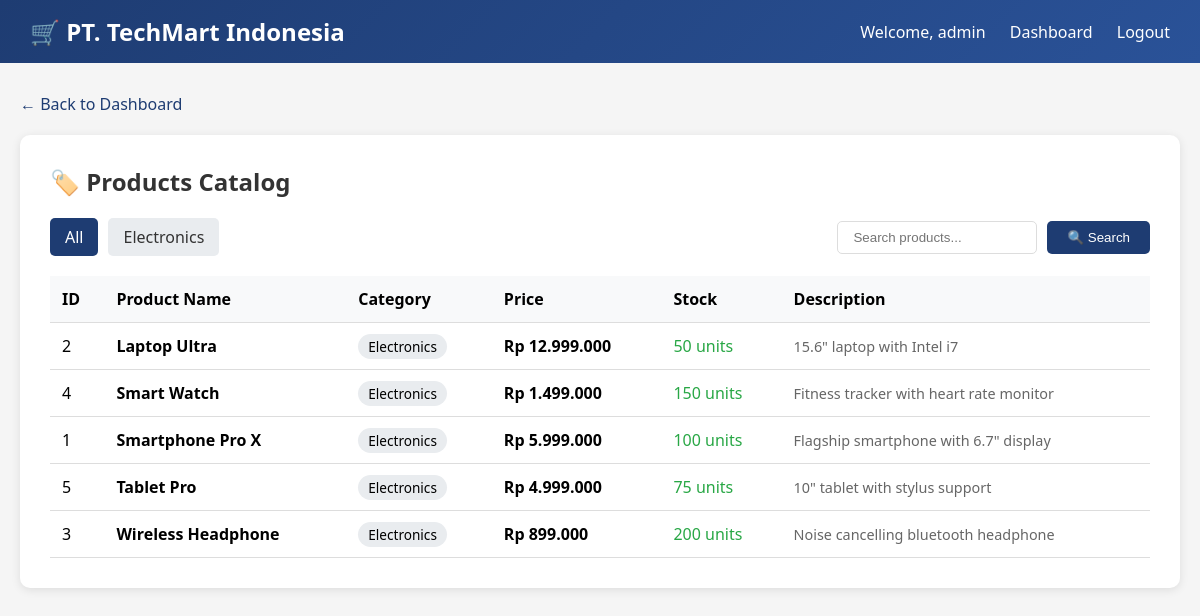
Before: /products.php (signed in) with the older database file.
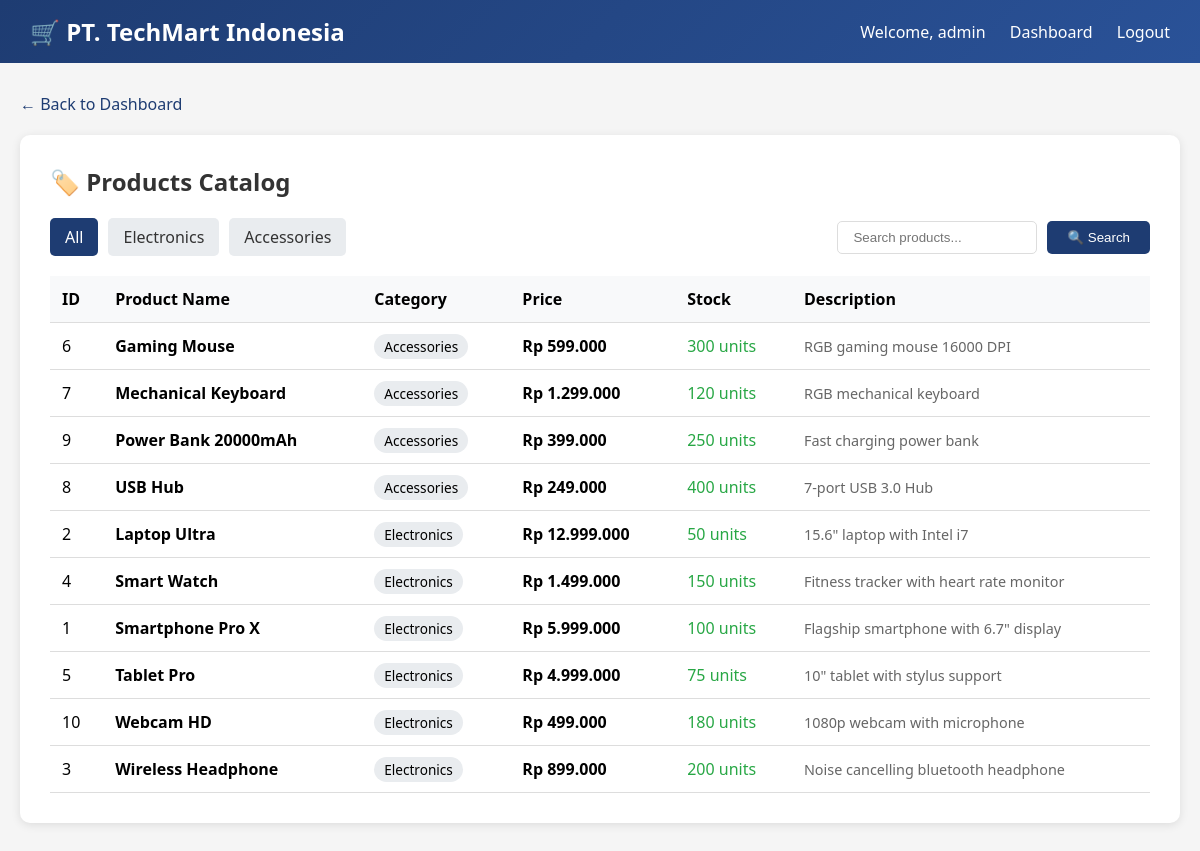
After: the same page with the newer database file.
### tables this page shows
CREATE TABLE IF NOT EXISTS products (
    id INT AUTO_INCREMENT PRIMARY KEY,
    name VARCHAR(100) NOT NULL,
    description TEXT,
    price DECIMAL(12,2),
    stock INT DEFAULT 0,
    category VARCHAR(50),
    created_at TIMESTAMP DEFAULT CURRENT_TIMESTAMP
);

### www/products.php (the view, shortened to what this page needs)
<?php
function getDbConnection() {
    $host = getenv('MYSQL_HOST') ?: 'victim-db';
    $user = getenv('MYSQL_USER') ?: 'techmart_user';
    $pass = getenv('MYSQL_PASSWORD') ?: 'password123';
    $db = getenv('MYSQL_DATABASE') ?: 'techmart_db';
    $conn = @new mysqli($host, $user, $pass, $db);
    return $conn;
}
$conn = getDbConnection();
$products = [];
$category = isset($_GET['category']) ? $_GET['category'] : '';
$search = isset($_GET['search']) ? $_GET['search'] : '';
if ($conn) {
    if ($search) {
        $query = "SELECT * FROM products WHERE name LIKE '%$search%' OR description LIKE '%$search%' ORDER BY name";
    } elseif ($category) {
        $query = "SELECT * FROM products WHERE category = '$category' ORDER BY name";
    } else {
        $query = "SELECT * FROM products ORDER BY category, name";
    }
    $result = $conn->query($query);
    if ($result) {
        while ($row = $result->fetch_assoc()) {
            $products[] = $row;
        }
    }
    $categories = [];
    $cat_result = $conn->query("SELECT DISTINCT category FROM products");
    if ($cat_result) {
        while ($row = $cat_result->fetch_assoc()) {
            $categories[] = $row['category'];
        }
    }
}
?>
<!DOCTYPE html>
<html lang="en">
<head>
</head>
<body>
    <nav class="navbar">
        <h1>🛒 PT. TechMart Indonesia</h1>
        <div>
            <span>Welcome, <?php echo htmlspecialchars($_SESSION['user']); ?></span>
            <a href="dashboard.php">Dashboard</a>
            <a href="logout.php">Logout</a>
        </div>
    </nav>
    <div class="container">
        <a href="dashboard.php" class="back-link">← Back to Dashboard</a>
        <div class="card">
            <h2>🏷️ Products Catalog</h2>
            <div class="top-bar">
                <div class="filters">
                    <a href="products.php" class="<?php echo !$category ? 'active' : ''; ?>">All</a>
                    <?php foreach ($categories as $cat): ?>
                        <a href="products.php?category=<?php echo urlencode($cat); ?>"
                           class="<?php echo $category == $cat ? 'active' : ''; ?>">
                            <?php echo htmlspecialchars($cat); ?>
                        </a>
                    <?php endforeach; ?>
                </div>
                <form class="search-form" method="GET">
                    <input type="text" name="search" placeholder="Search products..."
                           value="<?php echo htmlspecialchars($search); ?>">
                    <button type="submit">🔍 Search</button>
                </form>
            </div>
            <table>
                <thead>
                    <tr>
                        <th>ID</th>
                        <th>Product Name</th>
                        <th>Category</th>
                        <th>Price</th>
                        <th>Stock</th>
                        <th>Description</th>
                    </tr>
                </thead>
                <tbody>
                    <?php if (empty($products)): ?>
                        <tr><td colspan="6" style="text-align: center; padding: 40px;">No products found</td></tr>
                    <?php else: ?>
                        <?php foreach ($products as $product): ?>
                        <tr>
                            <td><?php echo htmlspecialchars($product['id']); ?></td>
                            <td><strong><?php echo htmlspecialchars($product['name']); ?></strong></td>
                            <td>
                                <span style="background: #e9ecef; padding: 3px 10px; border-radius: 15px; font-size: 0.85rem;">
                                    <?php echo htmlspecialchars($product['category']); ?>
                                </span>
                            </td>
                            <td><strong>Rp <?php echo number_format($product['price'], 0, ',', '.'); ?></strong></td>
                            <td>
                                <span style="color: <?php echo $product['stock'] < 50 ? '#dc3545' : '#28a745'; ?>">
                                    <?php echo htmlspecialchars($product['stock']); ?> units
                                </span>
                            </td>
                            <td style="max-width: 300px; font-size: 0.9rem; color: #666;">
                                <?php echo htmlspecialchars($product['description']); ?>
                            </td>
                        </tr>
                        <?php endforeach; ?>
                    <?php endif; ?>
                </tbody>
            </table>
        </div>
    </div>
</body>
</html>

### www/products.php (style rules this page uses)
* { margin: 0; padding: 0; box-sizing: border-box; }
body { font-family: 'Segoe UI', Tahoma, Geneva, Verdana, sans-serif; background: #f5f5f5; }
.navbar { background: linear-gradient(135deg, #1e3c72, #2a5298); padding: 15px 30px; color: white; display: flex; justify-content: space-between; align-items: center; }
.navbar h1 { font-size: 1.5rem; }
.navbar a { color: white; text-decoration: none; margin-left: 20px; }
.container { max-width: 1400px; margin: 30px auto; padding: 0 20px; }
.card { background: white; padding: 30px; border-radius: 10px; box-shadow: 0 2px 10px rgba(0,0,0,0.1); }
.card h2 { margin-bottom: 20px; color: #333; }
.top-bar { display: flex; justify-content: space-between; align-items: center; margin-bottom: 20px; flex-wrap: wrap; gap: 15px; }
.filters { display: flex; gap: 10px; flex-wrap: wrap; }
.filters a { padding: 8px 15px; background: #e9ecef; color: #333; text-decoration: none; border-radius: 5px; }
.filters a:hover, .filters a.active { background: #1e3c72; color: white; }
.search-form { display: flex; gap: 10px; }
.search-form input { padding: 8px 15px; border: 1px solid #ddd; border-radius: 5px; width: 200px; }
.search-form button { padding: 8px 20px; background: #1e3c72; color: white; border: none; border-radius: 5px; cursor: pointer; }
.back-link { display: inline-block; margin-bottom: 20px; color: #1e3c72; text-decoration: none; }
table { width: 100%; border-collapse: collapse; margin-top: 20px; }
th, td { padding: 12px; text-align: left; border-bottom: 1px solid #ddd; }
th { background: #f8f9fa; font-weight: 600; }

Changed rows visible on the page:
added products: id "6", name "Gaming Mouse", category "Accessories", price "599.000", stock "300", description "RGB gaming mouse 16000 DPI"
added products: id "7", name "Mechanical Keyboard", category "Accessories", price "1.299.000", stock "120", description "RGB mechanical keyboard"
added products: id "9", name "Power Bank 20000mAh", category "Accessories", price "399.000", stock "250", description "Fast charging power bank"
added products: id "8", name "USB Hub", category "Accessories", price "249.000", stock "400", description "7-port USB 3.0 Hub"
added products: id "10", name "Webcam HD", category "Electronics", price "499.000", stock "180", description "1080p webcam with microphone"
Other visible differences:
new list line: "Accessories"
